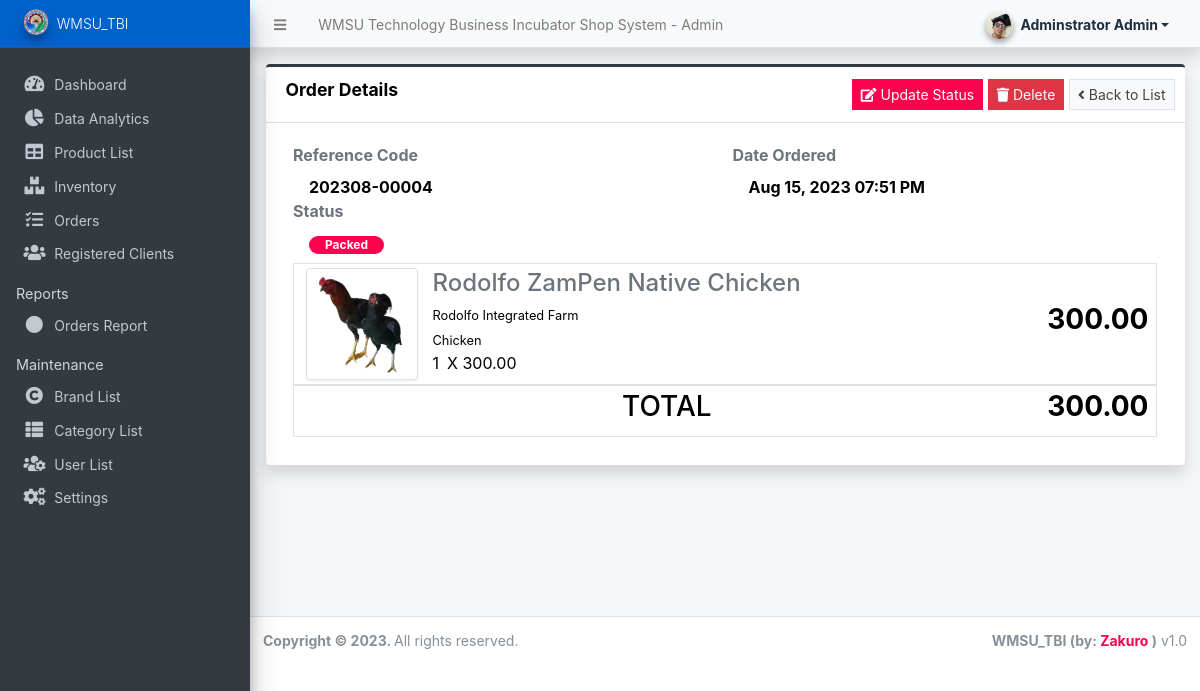
Screenshot of /admin/?page=orders/view_order&id=12 (signed in) with the database file from the repository.
### tables this page shows
CREATE TABLE `order_items` (
  `id` int(30) NOT NULL,
  `order_id` int(30) NOT NULL,
  `product_id` int(30) NOT NULL,
  `quantity` float NOT NULL DEFAULT 0,
  `date_added` datetime NOT NULL DEFAULT current_timestamp()
);

CREATE TABLE `product_list` (
  `id` int(30) NOT NULL,
  `brand_id` int(30) NOT NULL,
  `category_id` int(30) NOT NULL,
  `name` text NOT NULL,
  `models` text NOT NULL,
  `description` text NOT NULL,
  `price` float NOT NULL DEFAULT 0,
  `status` tinyint(1) NOT NULL DEFAULT 1,
  `image_path` text NOT NULL,
  `delete_flag` tinyint(1) NOT NULL DEFAULT 0,
  `date_created` datetime NOT NULL DEFAULT current_timestamp(),
  `date_updated` datetime DEFAULT NULL ON UPDATE current_timestamp()
);

CREATE TABLE `brand_list` (
  `id` int(30) NOT NULL,
  `name` text NOT NULL,
  `image_path` text NOT NULL,
  `delete_flag` tinyint(1) NOT NULL DEFAULT 0,
  `status` tinyint(1) NOT NULL DEFAULT 1,
  `date_created` datetime NOT NULL DEFAULT current_timestamp(),
  `date_updated` datetime DEFAULT NULL ON UPDATE current_timestamp()
);

CREATE TABLE `categories` (
  `id` int(30) NOT NULL,
  `category` varchar(250) NOT NULL,
  `status` tinyint(1) NOT NULL DEFAULT 1,
  `delete_flag` tinyint(1) NOT NULL DEFAULT 0,
  `date_created` datetime NOT NULL DEFAULT current_timestamp()
);

### config.php (called while the page is built, shortened)
<?php
function validate_image($file){
    $file = explode("?",$file)[0];
	if(!empty($file)){
		if(is_file(base_app.$file)){
			return base_url.$file;
		}else{
			return base_url.'dist/img/no-image-available.png';
		}
	}else{
		return base_url.'dist/img/no-image-available.png';
	}
}
?>

### admin/orders/view_order.php (the view, shortened to what this page needs)
<div class="card card-outline card-dark shadow rounded0-0">
    <div class="card-header">
        <h3 class="card-title"><b>Order Details</b></h3>
        <div class="card-tools">
            <button class="btn btn-primary btn-flat btn-sm" type="button" id="update_status"><i class="fa fa-edit"></i> Update Status</button>
            <button class="btn btn-danger btn-flat btn-sm" type="button" id="delete_order"><i class="fa fa-trash"></i> Delete</button>
            <a class="btn btn-default btn-flat border btn-sm" href="./?page=orders"><i class="fa fa-angle-left"></i> Back to List</a>
        </div>
    </div>
    <div class="card-body">
        <div class="container-fluid">
            <div class="row">
                <div class="col-md-6">
                    <label for="" class="text-muted">Reference Code</label>
                    <div class="ml-3"><b><?= isset($ref_code) ? $ref_code : "N/A" ?></b></div>
                </div>
                <div class="col-md-6">
                    <label for="" class="text-muted">Date Ordered</label>
                    <div class="ml-3"><b><?= isset($date_created) ? date("M d, Y h:i A", strtotime($date_created)) : "N/A" ?></b></div>
                </div>
            </div>
            <div class="row">
                <div class="col-md-6">
                    <label for="" class="text-muted">Status</label>
                    <div class="ml-3">
                        <?php if(isset($status)): ?>
                            <?php if($status == 0): ?>
                                <span class="badge badge-secondary px-3 rounded-pill">Pending</span>
                            <?php elseif($status == 1): ?>
                                <span class="badge badge-primary px-3 rounded-pill">Packed</span>
                            <?php elseif($status == 2): ?>
                                <span class="badge badge-success px-3 rounded-pill">For Delivery</span>
                            <?php elseif($status == 3): ?>
                                <span class="badge badge-warning px-3 rounded-pill">On the Way</span>
                            <?php elseif($status == 4): ?>
                                <span class="badge badge-default bg-gradient-teal px-3 rounded-pill">Delivered</span>
                            <?php else: ?>
                                <span class="badge badge-danger px-3 rounded-pill">Cancelled</span>
                            <?php endif; ?>
                        <?php else: ?>
                            N/A
                        <?php endif; ?>
                    </div>
                </div>
            </div>
            <div class="row">
                <div class="col-12">
                <div class="w-100" id="order-list">
                        <?php
                        $total = 0;
                        if(isset($id)):
                        $order_item = $conn->query("SELECT o.*,p.name, p.price, p.image_path,b.name as brand, cc.category FROM `order_items` o inner join product_list p on o.product_id = p.id inner join brand_list b on p.brand_id = b.id inner join categories cc on p.category_id = cc.id where o.order_id = '{$id}' order by p.name asc");
                        while($row = $order_item->fetch_assoc()):
                            $total += ($row['quantity'] * $row['price']);
                        ?>
                        <div class="d-flex align-items-center w-100 border cart-item" data-id="<?= $row['id'] ?>">
                            <div class="col-auto flex-grow-1 flex-shrink-1 px-1 py-1">
                                <div class="d-flex align-items-center w-100 ">
                                    <div class="col-auto">
                                        <img src="<?= validate_image($row['image_path']) ?>" alt="Product Image" class="img-thumbnail prod-cart-img">
                                    </div>
                                    <div class="col-auto flex-grow-1 flex-shrink-1">
                                        <a href="./?p=products/view_product&id=<?= $row['product_id'] ?>" class="h4 text-muted" target="_blank">
                                            <p class="text-truncate-1 m-0"><?= $row['name'] ?></p>
                                        </a>
                                        <small><?= $row['brand'] ?></small><br>
                                        <small><?= $row['category'] ?></small><br>
                                        <div class="d-flex align-items-center w-100 mb-1">
                                            <span><?= number_format($row['quantity']) ?></span>
                                            <span class="ml-2">X <?= number_format($row['price'],2) ?></span>
                                        </div>
                                    </div>
                                </div>
                            </div>
                            <div class="col-auto text-right">
                                <h3><b><?= number_format($row['quantity'] * $row['price'],2) ?></b></h3>
                            </div>
                        </div>
                        <?php
                            endwhile;
                            endif;
                        ?>
                        <div class="d-flex align-items-center w-100 border">
                            <div class="col-auto flex-grow-1 flex-shrink-1 px-1 py-1">
                                    <h3 class="text-center">TOTAL</h3>
                            </div>
                            <div class="col-auto text-right">
                                <h3><b><?= number_format($total,2) ?></b></h3>
                            </div>
                        </div>
                    </div>
                </div>
            </div>
        </div>
    </div>
</div>

### admin/orders/view_order.php (style rules this page uses)
.prod-cart-img { width:7em; height:7em; object-fit:scale-down; object-position: center center; }

### rows the page displays
order_items: product.name "Rodolfo ZamPen Native Chicken", brand_list.name "Rodolfo Integrated Farm", categories.category "Chicken", quantity "1", product.price "300.00", $row['quantity']*$row['price'] "300.00"

### other values shown
$_settings->info('name') "WMSU Technology Business Incubator Shop System"
$_settings->userdata('firstname').' '.$_settings->userdata('lastname') "Adminstrator Admin"
$_settings->info('short_name') "WMSU_TBI"
$ref_code "202308-00004"
date("M d, Y h:i A", strtotime($date_created)) "Aug 15, 2023 07:51 PM"
$total "300.00"
